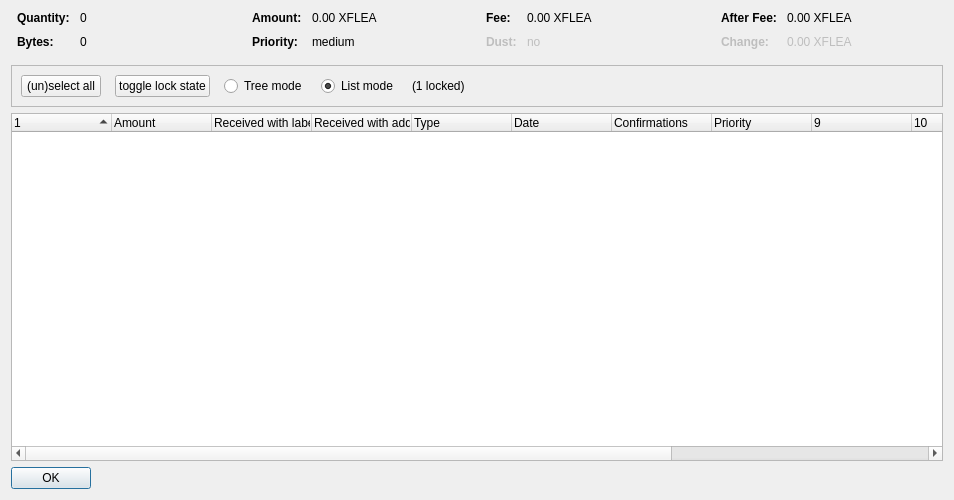
<?xml version="1.0" encoding="UTF-8"?>
<ui version="4.0">
 <class>CoinControlDialog</class>
 <widget class="QDialog" name="CoinControlDialog">
  <property name="geometry">
   <rect>
    <x>0</x>
    <y>0</y>
    <width>954</width>
    <height>500</height>
   </rect>
  </property>
  <property name="windowTitle">
   <string>Coin Selection</string>
  </property>
  <layout class="QVBoxLayout" name="verticalLayout">
   <item>
    <layout class="QHBoxLayout" name="horizontalLayoutTop" stretch="0,0,0,0">
     <property name="topMargin">
      <number>0</number>
     </property>
     <property name="bottomMargin">
      <number>10</number>
     </property>
     <item>
      <layout class="QFormLayout" name="formLayoutCoinControl1">
       <property name="horizontalSpacing">
        <number>10</number>
       </property>
       <property name="verticalSpacing">
        <number>10</number>
       </property>
       <property name="leftMargin">
        <number>6</number>
       </property>
       <property name="rightMargin">
        <number>6</number>
       </property>
       <item row="0" column="0">
        <widget class="QLabel" name="labelCoinControlQuantityText">
         <property name="font">
          <font>
           <weight>75</weight>
           <bold>true</bold>
          </font>
         </property>
         <property name="text">
          <string>Quantity:</string>
         </property>
        </widget>
       </item>
       <item row="0" column="1">
        <widget class="QLabel" name="labelCoinControlQuantity">
         <property name="cursor">
          <cursorShape>IBeamCursor</cursorShape>
         </property>
         <property name="contextMenuPolicy">
          <enum>Qt::ActionsContextMenu</enum>
         </property>
         <property name="text">
          <string notr="true">0</string>
         </property>
         <property name="textInteractionFlags">
          <set>Qt::LinksAccessibleByMouse|Qt::TextSelectableByKeyboard|Qt::TextSelectableByMouse</set>
         </property>
        </widget>
       </item>
       <item row="1" column="0">
        <widget class="QLabel" name="labelCoinControlBytesText">
         <property name="font">
          <font>
           <weight>75</weight>
           <bold>true</bold>
          </font>
         </property>
         <property name="text">
          <string>Bytes:</string>
         </property>
        </widget>
       </item>
       <item row="1" column="1">
        <widget class="QLabel" name="labelCoinControlBytes">
         <property name="cursor">
          <cursorShape>IBeamCursor</cursorShape>
         </property>
         <property name="contextMenuPolicy">
          <enum>Qt::ActionsContextMenu</enum>
         </property>
         <property name="text">
          <string notr="true">0</string>
         </property>
         <property name="textInteractionFlags">
          <set>Qt::LinksAccessibleByMouse|Qt::TextSelectableByKeyboard|Qt::TextSelectableByMouse</set>
         </property>
        </widget>
       </item>
      </layout>
     </item>
     <item>
      <layout class="QFormLayout" name="formLayoutCoinControl2">
       <property name="horizontalSpacing">
        <number>10</number>
       </property>
       <property name="verticalSpacing">
        <number>10</number>
       </property>
       <property name="leftMargin">
        <number>6</number>
       </property>
       <property name="rightMargin">
        <number>6</number>
       </property>
       <item row="0" column="0">
        <widget class="QLabel" name="labelCoinControlAmountText">
         <property name="font">
          <font>
           <weight>75</weight>
           <bold>true</bold>
          </font>
         </property>
         <property name="text">
          <string>Amount:</string>
         </property>
        </widget>
       </item>
       <item row="0" column="1">
        <widget class="QLabel" name="labelCoinControlAmount">
         <property name="cursor">
          <cursorShape>IBeamCursor</cursorShape>
         </property>
         <property name="contextMenuPolicy">
          <enum>Qt::ActionsContextMenu</enum>
         </property>
         <property name="text">
          <string notr="true">0.00 XFLEA</string>
         </property>
         <property name="textInteractionFlags">
          <set>Qt::LinksAccessibleByMouse|Qt::TextSelectableByKeyboard|Qt::TextSelectableByMouse</set>
         </property>
        </widget>
       </item>
       <item row="1" column="0">
        <widget class="QLabel" name="labelCoinControlPriorityText">
         <property name="font">
          <font>
           <weight>75</weight>
           <bold>true</bold>
          </font>
         </property>
         <property name="text">
          <string>Priority:</string>
         </property>
        </widget>
       </item>
       <item row="1" column="1">
        <widget class="QLabel" name="labelCoinControlPriority">
         <property name="cursor">
          <cursorShape>IBeamCursor</cursorShape>
         </property>
         <property name="contextMenuPolicy">
          <enum>Qt::ActionsContextMenu</enum>
         </property>
         <property name="text">
          <string>medium</string>
         </property>
         <property name="textInteractionFlags">
          <set>Qt::LinksAccessibleByMouse|Qt::TextSelectableByKeyboard|Qt::TextSelectableByMouse</set>
         </property>
        </widget>
       </item>
      </layout>
     </item>
     <item>
      <layout class="QFormLayout" name="formLayoutCoinControl3">
       <property name="horizontalSpacing">
        <number>10</number>
       </property>
       <property name="verticalSpacing">
        <number>10</number>
       </property>
       <property name="leftMargin">
        <number>6</number>
       </property>
       <property name="rightMargin">
        <number>6</number>
       </property>
       <item row="0" column="0">
        <widget class="QLabel" name="labelCoinControlFeeText">
         <property name="font">
          <font>
           <weight>75</weight>
           <bold>true</bold>
          </font>
         </property>
         <property name="text">
          <string>Fee:</string>
         </property>
        </widget>
       </item>
       <item row="0" column="1">
        <widget class="QLabel" name="labelCoinControlFee">
         <property name="cursor">
          <cursorShape>IBeamCursor</cursorShape>
         </property>
         <property name="contextMenuPolicy">
          <enum>Qt::ActionsContextMenu</enum>
         </property>
         <property name="text">
          <string notr="true">0.00 XFLEA</string>
         </property>
         <property name="textInteractionFlags">
          <set>Qt::LinksAccessibleByMouse|Qt::TextSelectableByKeyboard|Qt::TextSelectableByMouse</set>
         </property>
        </widget>
       </item>
       <item row="1" column="0">
        <widget class="QLabel" name="labelCoinControlLowOutputText">
         <property name="enabled">
          <bool>false</bool>
         </property>
         <property name="font">
          <font>
           <weight>75</weight>
           <bold>true</bold>
          </font>
         </property>
         <property name="text">
          <string>Dust:</string>
         </property>
        </widget>
       </item>
       <item row="1" column="1">
        <widget class="QLabel" name="labelCoinControlLowOutput">
         <property name="enabled">
          <bool>false</bool>
         </property>
         <property name="cursor">
          <cursorShape>IBeamCursor</cursorShape>
         </property>
         <property name="contextMenuPolicy">
          <enum>Qt::ActionsContextMenu</enum>
         </property>
         <property name="text">
          <string>no</string>
         </property>
         <property name="textInteractionFlags">
          <set>Qt::LinksAccessibleByMouse|Qt::TextSelectableByKeyboard|Qt::TextSelectableByMouse</set>
         </property>
        </widget>
       </item>
      </layout>
     </item>
     <item>
      <layout class="QFormLayout" name="formLayoutCoinControl4">
       <property name="horizontalSpacing">
        <number>10</number>
       </property>
       <property name="verticalSpacing">
        <number>10</number>
       </property>
       <property name="leftMargin">
        <number>6</number>
       </property>
       <property name="rightMargin">
        <number>6</number>
       </property>
       <item row="0" column="0">
        <widget class="QLabel" name="labelCoinControlAfterFeeText">
         <property name="font">
          <font>
           <weight>75</weight>
           <bold>true</bold>
          </font>
         </property>
         <property name="text">
          <string>After Fee:</string>
         </property>
        </widget>
       </item>
       <item row="0" column="1">
        <widget class="QLabel" name="labelCoinControlAfterFee">
         <property name="cursor">
          <cursorShape>IBeamCursor</cursorShape>
         </property>
         <property name="contextMenuPolicy">
          <enum>Qt::ActionsContextMenu</enum>
         </property>
         <property name="text">
          <string notr="true">0.00 XFLEA</string>
         </property>
         <property name="textInteractionFlags">
          <set>Qt::LinksAccessibleByMouse|Qt::TextSelectableByKeyboard|Qt::TextSelectableByMouse</set>
         </property>
        </widget>
       </item>
       <item row="1" column="0">
        <widget class="QLabel" name="labelCoinControlChangeText">
         <property name="enabled">
          <bool>false</bool>
         </property>
         <property name="font">
          <font>
           <weight>75</weight>
           <bold>true</bold>
          </font>
         </property>
         <property name="text">
          <string>Change:</string>
         </property>
        </widget>
       </item>
       <item row="1" column="1">
        <widget class="QLabel" name="labelCoinControlChange">
         <property name="enabled">
          <bool>false</bool>
         </property>
         <property name="cursor">
          <cursorShape>IBeamCursor</cursorShape>
         </property>
         <property name="contextMenuPolicy">
          <enum>Qt::ActionsContextMenu</enum>
         </property>
         <property name="text">
          <string notr="true">0.00 XFLEA</string>
         </property>
         <property name="textInteractionFlags">
          <set>Qt::LinksAccessibleByMouse|Qt::TextSelectableByKeyboard|Qt::TextSelectableByMouse</set>
         </property>
        </widget>
       </item>
      </layout>
     </item>
    </layout>
   </item>
   <item>
    <widget class="QFrame" name="frame">
     <property name="minimumSize">
      <size>
       <width>0</width>
       <height>40</height>
      </size>
     </property>
     <property name="frameShape">
      <enum>QFrame::StyledPanel</enum>
     </property>
     <property name="frameShadow">
      <enum>QFrame::Sunken</enum>
     </property>
     <layout class="QHBoxLayout" name="horizontalLayout">
      <item>
       <layout class="QHBoxLayout" name="horizontalLayoutPanel" stretch="0,0,0,0,0,0">
        <property name="spacing">
         <number>14</number>
        </property>
        <item>
         <widget class="QPushButton" name="pushButtonSelectAll">
          <property name="sizePolicy">
           <sizepolicy hsizetype="Maximum" vsizetype="Fixed">
            <horstretch>0</horstretch>
            <verstretch>0</verstretch>
           </sizepolicy>
          </property>
          <property name="text">
           <string>(un)select all</string>
          </property>
          <property name="autoDefault">
           <bool>false</bool>
          </property>
         </widget>
        </item>
        <item>
         <widget class="QPushButton" name="pushButtonToggleLock">
          <property name="sizePolicy">
           <sizepolicy hsizetype="Maximum" vsizetype="Fixed">
            <horstretch>0</horstretch>
            <verstretch>0</verstretch>
           </sizepolicy>
          </property>
          <property name="text">
           <string>toggle lock state</string>
          </property>
          <property name="autoDefault">
           <bool>false</bool>
          </property>
         </widget>
        </item>
        <item>
         <widget class="QRadioButton" name="radioTreeMode">
          <property name="sizePolicy">
           <sizepolicy hsizetype="Maximum" vsizetype="Fixed">
            <horstretch>0</horstretch>
            <verstretch>0</verstretch>
           </sizepolicy>
          </property>
          <property name="text">
           <string>Tree mode</string>
          </property>
         </widget>
        </item>
        <item>
         <widget class="QRadioButton" name="radioListMode">
          <property name="sizePolicy">
           <sizepolicy hsizetype="Maximum" vsizetype="Fixed">
            <horstretch>0</horstretch>
            <verstretch>0</verstretch>
           </sizepolicy>
          </property>
          <property name="text">
           <string>List mode</string>
          </property>
          <property name="checked">
           <bool>true</bool>
          </property>
         </widget>
        </item>
        <item>
         <widget class="QLabel" name="labelLocked">
          <property name="text">
           <string>(1 locked)</string>
          </property>
         </widget>
        </item>
        <item>
         <spacer name="horizontalSpacer">
          <property name="orientation">
           <enum>Qt::Horizontal</enum>
          </property>
          <property name="sizeHint" stdset="0">
           <size>
            <width>40</width>
            <height>20</height>
           </size>
          </property>
         </spacer>
        </item>
       </layout>
      </item>
     </layout>
    </widget>
   </item>
   <item>
    <widget class="CoinControlTreeWidget" name="treeWidget">
     <property name="contextMenuPolicy">
      <enum>Qt::CustomContextMenu</enum>
     </property>
     <property name="sortingEnabled">
      <bool>false</bool>
     </property>
     <property name="columnCount">
      <number>13</number>
     </property>
     <attribute name="headerShowSortIndicator" stdset="0">
      <bool>true</bool>
     </attribute>
     <attribute name="headerStretchLastSection">
      <bool>false</bool>
     </attribute>
     <column>
      <property name="text">
       <string/>
      </property>
     </column>
     <column>
      <property name="text">
       <string>Amount</string>
      </property>
     </column>
     <column>
      <property name="text">
       <string>Received with label</string>
      </property>
     </column>
     <column>
      <property name="text">
       <string>Received with address</string>
      </property>
     </column>
     <column>
      <property name="text">
	<string>Type</string>
      </property>
     </column>
     <column>
      <property name="text">	 
       <string>Date</string>
      </property>
     </column>
     <column>
      <property name="text">
       <string>Confirmations</string>
      </property>
      <property name="toolTip">
       <string>Confirmed</string>
      </property>
     </column>
     <column>
      <property name="text">
       <string>Priority</string>
      </property>
     </column>
     <column>
      <property name="text">
       <string/>
      </property>
     </column>
     <column>
      <property name="text">
       <string/>
      </property>
     </column>
     <column>
      <property name="text">
       <string/>
      </property>
     </column>
     <column>
      <property name="text">
       <string/>
      </property>
     </column>
     <column>
      <property name="text">
       <string/>
      </property>
     </column>
    </widget>
   </item>
   <item>
    <widget class="QDialogButtonBox" name="buttonBox">
     <property name="sizePolicy">
      <sizepolicy hsizetype="Maximum" vsizetype="Fixed">
       <horstretch>0</horstretch>
       <verstretch>0</verstretch>
      </sizepolicy>
     </property>
     <property name="orientation">
      <enum>Qt::Horizontal</enum>
     </property>
     <property name="standardButtons">
      <set>QDialogButtonBox::Ok</set>
     </property>
    </widget>
   </item>
  </layout>
 </widget>
 <customwidgets>
  <customwidget>
   <class>CoinControlTreeWidget</class>
   <extends>QTreeWidget</extends>
   <header>coincontroltreewidget.h</header>
  </customwidget>
 </customwidgets>
 <resources/>
 <connections/>
</ui>
